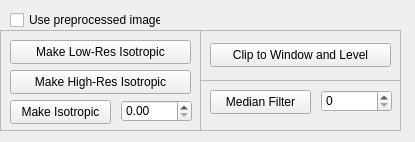
<?xml version="1.0" encoding="UTF-8"?>
<ui version="4.0">
 <class>PreProcessPanelWidget</class>
 <widget class="QWidget" name="PreProcessPanelWidget">
  <property name="geometry">
   <rect>
    <x>0</x>
    <y>0</y>
    <width>415</width>
    <height>142</height>
   </rect>
  </property>
  <property name="windowTitle">
   <string>Form</string>
  </property>
  <widget class="QFrame" name="frame">
   <property name="geometry">
    <rect>
     <x>0</x>
     <y>30</y>
     <width>201</width>
     <height>101</height>
    </rect>
   </property>
   <property name="frameShape">
    <enum>QFrame::StyledPanel</enum>
   </property>
   <property name="frameShadow">
    <enum>QFrame::Raised</enum>
   </property>
   <widget class="QPushButton" name="preProcessHighResIsoButton">
    <property name="geometry">
     <rect>
      <x>10</x>
      <y>40</y>
      <width>181</width>
      <height>24</height>
     </rect>
    </property>
    <property name="text">
     <string>Make High-Res Isotropic</string>
    </property>
   </widget>
   <widget class="QPushButton" name="preProcessIsoButton">
    <property name="geometry">
     <rect>
      <x>10</x>
      <y>70</y>
      <width>101</width>
      <height>24</height>
     </rect>
    </property>
    <property name="text">
     <string>Make Isotropic</string>
    </property>
   </widget>
   <widget class="QDoubleSpinBox" name="preProcessIsoSpinBox">
    <property name="geometry">
     <rect>
      <x>121</x>
      <y>70</y>
      <width>71</width>
      <height>22</height>
     </rect>
    </property>
   </widget>
   <widget class="QPushButton" name="preProcessLowResIsoButton">
    <property name="geometry">
     <rect>
      <x>10</x>
      <y>10</y>
      <width>181</width>
      <height>24</height>
     </rect>
    </property>
    <property name="text">
     <string>Make Low-Res Isotropic</string>
    </property>
   </widget>
  </widget>
  <widget class="QFrame" name="frame_2">
   <property name="geometry">
    <rect>
     <x>200</x>
     <y>30</y>
     <width>201</width>
     <height>51</height>
    </rect>
   </property>
   <property name="frameShape">
    <enum>QFrame::StyledPanel</enum>
   </property>
   <property name="frameShadow">
    <enum>QFrame::Raised</enum>
   </property>
   <widget class="QPushButton" name="preProcessClipWindowLevelButton">
    <property name="geometry">
     <rect>
      <x>10</x>
      <y>13</y>
      <width>181</width>
      <height>24</height>
     </rect>
    </property>
    <property name="text">
     <string>Clip to Window and Level</string>
    </property>
   </widget>
  </widget>
  <widget class="QFrame" name="frame_3">
   <property name="geometry">
    <rect>
     <x>200</x>
     <y>80</y>
     <width>201</width>
     <height>51</height>
    </rect>
   </property>
   <property name="frameShape">
    <enum>QFrame::StyledPanel</enum>
   </property>
   <property name="frameShadow">
    <enum>QFrame::Raised</enum>
   </property>
   <widget class="QSpinBox" name="preProcessMedianRadiusSpinBox">
    <property name="geometry">
     <rect>
      <x>121</x>
      <y>10</y>
      <width>71</width>
      <height>22</height>
     </rect>
    </property>
   </widget>
   <widget class="QPushButton" name="preProcessMedianFilterButton">
    <property name="geometry">
     <rect>
      <x>10</x>
      <y>10</y>
      <width>101</width>
      <height>24</height>
     </rect>
    </property>
    <property name="text">
     <string>Median Filter</string>
    </property>
   </widget>
  </widget>
  <widget class="QCheckBox" name="preProcessUsePreProcessedCheckBox">
   <property name="geometry">
    <rect>
     <x>10</x>
     <y>10</y>
     <width>151</width>
     <height>20</height>
    </rect>
   </property>
   <property name="text">
    <string>Use preprocessed image</string>
   </property>
  </widget>
 </widget>
 <resources/>
 <connections/>
</ui>
